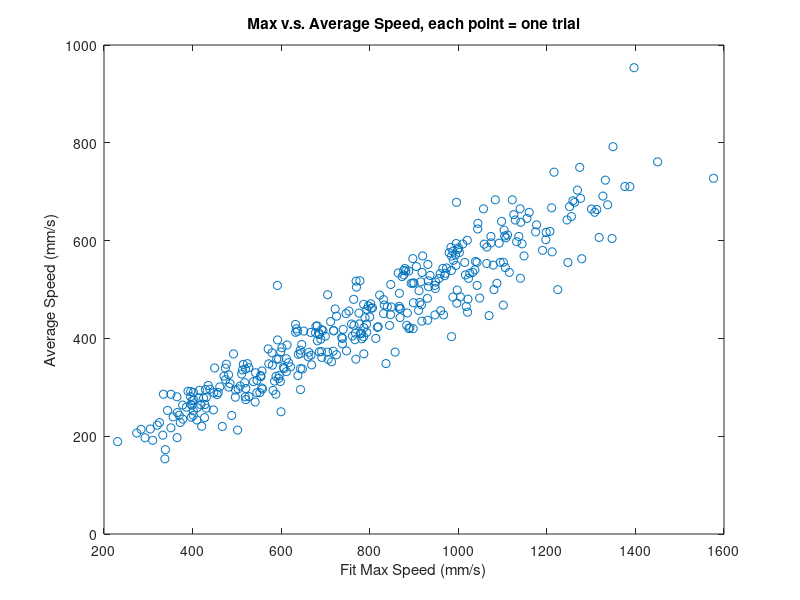

The MATLAB source for this figure: (Note: this script raises an error after producing the figure.)
% copy column contents:
% 1,2: target x and y in wac pixels 
% 3: time out 
% 4,5: the onset and end time of the reach
% 6,7: endpoint x and y in wac pixels
% 8,9: start position in wac pixels
% 10: target distance in mm
% 11,12: target x and y in mm
% 13,14: endpoint x and y in mm
% 15: target size in mm
% 16: actual duration of the reach
% 17: error size in mm
% 18: switch logical array
% 19,20: start position in mm
% 21: actual reach distance
% 22: average speed
% 23: error along the reach direction (vector projection) in mm
% 24,25: relative target position in mm
% 26: score
% 27: trial order
% 28: hit rate
% 29: error orthogonal to the reach direction (vector rejection) in mm
%% Preprocess
subj = 'JX';
try
    load('data_onlineConf/JX/JX_preProcessed.mat')
    disp('>>>>>>>>>Pre-processed data exists.<<<<<<<<<')
catch
    load('data_onlineConf/JX/JM_practice_traj_S1_06-Apr-2023_tform.mat')
    load('data_onlineConf/JX/JM_practice_traj_S1c_06-Apr-2023_rawtotal.mat')
    load('data_onlineConf/JX/JM_practice_traj_S1c_06-Apr-2023_traXtotal.mat')
    load('data_onlineConf/JX/JM_practice_traj_S1c_06-Apr-2023_traYtotal.mat')

    index = NaN(length(data),1);
    for i = 1:length(data)
        index(i) = ~isnan(sum(data(i,:)));
    end
    valid = data(index==true,:);
    validTraX = traXtotal(index==true,:);
    validTraY = traYtotal(index==true,:);
    Affine2d =tform.T(1:2,1:2);
    [~,s,~] = svd(Affine2d);
    proj2tablet = 1./mean([s(1,1),s(2,2)]);
    pixellength = 0.248;
    copy = valid;
    copy(:,[1,2]) = transformPointsInverse(tform,copy(:,[1,2]));
    copy(:,[8,9]) = transformPointsInverse(tform,copy(:,[8,9]));
    copy(:,10) = sqrt(sum((copy(:,1:2) - copy(:,8:9)).^2,2)) .* pixellength;
    copy(:,[11,12]) = [copy(:,1)*pixellength (1080 - copy(:,2))*pixellength];
    copy(:,[13,14]) = [copy(:,6)*pixellength (1080 - copy(:,7))*pixellength]; % 1080 = tablet pixel height
    copy(:,15) = valid(:,10) .* pixellength .* proj2tablet ./ 2; % proj2tablet = projetor size to tablet size (physical size), /2 is diameter vs radius
    copy(:,16) = copy(:,5) - copy(:,4);
    copy(:,17) = sqrt( (copy(:,13)-copy(:,11)).^2 + (copy(:,14)-copy(:,12)).^2 );
    copy(:,27) = 1:length(copy);
    copy(:,19:20) = (copy(:,6:7) - copy(:,8:9)) .* pixellength;
    copy(:,21) = sqrt(sum((copy(:,6:7) - copy(:,8:9)).^2,2)) .* pixellength;
    copy(:,22) = copy(:,21) ./ copy(:,16);
    copy(:,24:25) = (copy(:,1:2) - copy(:,8:9)) .* pixellength;% relative target coordinate
    copy(:,23) = (abs(dot(copy(:,19:20),copy(:,24:25),2) ./ dot(copy(:,24:25),copy(:,24:25),2)) - 1) .*copy(:,10);
    copy(:,26) = valid(:,11);
    copy(:,28) = copy(:,26) ~= 0;
    endPoints = (copy(:,6:7) - copy(:,8:9)) .* pixellength;% relative endpoint coordinate
    projScale = (abs(dot(copy(:,19:20),copy(:,24:25),2) ./ dot(copy(:,24:25),copy(:,24:25),2)));
    rejections = endPoints - projScale.* copy(:,24:25);
    tooRight = NaN(1,length(copy));
    for i = 1:length(copy)
        tooRight(i) = sum(cross([endPoints(i,:),0],[rejections(i,:),0])<0); 
    end
    tooRight(tooRight==0) = -1;
    rejLength = sqrt(rejections(:,1).^2 + rejections(:,2).^2);
    copy(:,29) = rejLength .* tooRight';
    
    % sigmoid fitting max speed from trajs
    reCenteredTrajX = NaN(360,270);
    reCenteredTrajY = NaN(360,270);

    for i = 1:360
        reCenteredTrajX(i,:) = (validTraX(i,:) - copy(i,8)) .* pixellength;
        reCenteredTrajY(i,:) = (validTraY(i,:) - copy(i,9)) .* pixellength;
    end

    maxDuration = sum((sum(~isnan(reCenteredTrajX),1))~=0);
    traProjection = NaN(360,maxDuration);
    for i = 1:maxDuration
        traProjection(:,i) = (abs(dot([reCenteredTrajX(:,i),reCenteredTrajY(:,i)],copy(:,24:25),2) ./ dot(copy(:,24:25),copy(:,24:25),2)));
    end
    speedProjection = traProjection(:,2:end) - traProjection(:,1:end-1);
    accProjection = speedProjection(:,2:end) - speedProjection(:,1:end-1);

    endTime = sum(~isnan(reCenteredTrajX),2);
    b0 = [1,-1,45];
    sigmoidFit = NaN(3,360);
    for i = 1:360
        x = 50:endTime(i);
        y = traProjection(i,x);
        x = x - 50;
        fun = @(b) (b(1)./(1+exp(b(2)*(x-b(3)))))-y;
        b = lsqnonlin(fun,b0);
        sigmoidFit(:,i) = b;
    end
    % feel free to comment this section as it's only for error checking
    % randomly select 10 trials to see how the fit went
    figure(1)
    for i = 1:10
        trial_i = randi(length(copy),1);
        x = 50:endTime(trial_i);
        y = traProjection(trial_i,x);
        x = x - 50;
        b = sigmoidFit(:,trial_i);
        adjustedX = x - b(3);
        plot(adjustedX,b(1)./(1+exp(b(2)*(x-b(3)))),'-')
        hold on
        plot(adjustedX,y,'o')
        xline(0);
        yline(1);
        yline(0);
        hold off
        xlim([-45 45])
        ylim([-0.1,1.2])
        xlabel('Recentered Time (s)')
        ylabel('Standardized Trajectory (mm)')
        title(['Trial #' num2str(trial_i)])
        pause(0.2)
    end
    copy(:,30) = -sigmoidFit(2,:)'.*0.25.*copy(:,10).*60;
    save('data_onlineConf/JX/JX_preProcessed.mat','copy');
end
%% linear fit max & avg as param_0
figure(2)
plot(copy(:,30),copy(:,22),'o')
xlabel('Fit Max Speed (mm/s)')
ylabel('Average Speed (mm/s)')
title('Max v.s. Average Speed, each point = one trial')

%% Hit Rate 
% just wanna make sure the participants aren't hitting celings or floor all
% the time
tSizes = unique(copy(:,15));
SizeDistHitRate = NaN(5,3);
for i = 1:5
    for j = 1:3
        SizeDistHitRate(i,j) = mean(copy(copy(:,15)==tSizes(i) & round(copy(:,10),-2) == j*100,28));
    end
end

figure(3)
for i = 1:3
    plot(tSizes,SizeDistHitRate(:,i),'-o')
    hold on
end
plot(tSizes,0.3:0.1:0.7,'r--') % Thjs so called Expectation is ARBITARY
hold off
xlabel('Target Size (mm)')
ylabel('Hit Rate')
legend('~100 mm','~200 mm','~300 mm','Expectation','Location','Northwest')
title('Hit Rates of Each Distance Range')

